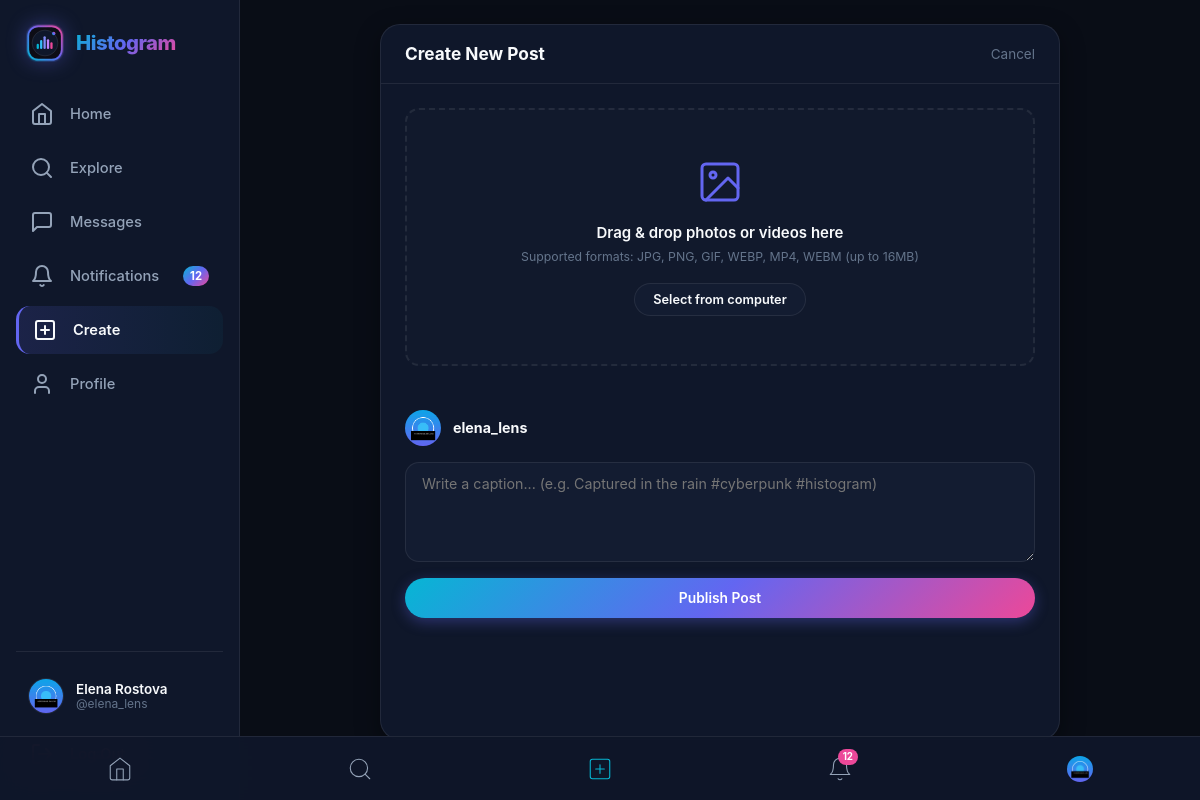
/create (signed in), run on the app's committed database.
### tables this page shows
CREATE TABLE users (
        id INTEGER PRIMARY KEY AUTOINCREMENT,
        username TEXT UNIQUE NOT NULL COLLATE NOCASE,
        email TEXT UNIQUE NOT NULL COLLATE NOCASE,
        password_hash TEXT NOT NULL,
        full_name TEXT,
        bio TEXT,
        profile_picture TEXT DEFAULT 'default_avatar.svg',
        created_at TIMESTAMP DEFAULT CURRENT_TIMESTAMP
    );

### app.py (the view, shortened to what this page needs)
@app.route('/create', methods=['GET', 'POST'])
@login_required
def create_post():
    current_user = get_current_user()
    return render_template('create.html')

### app.py (called while the page is built)
def get_current_user():
    user_id = session.get('user_id')
    if not user_id:
        return None
    return database.query_db("SELECT * FROM users WHERE id = ?", (user_id,), one=True)

def login_required(f):
    @wraps(f)
    def decorated_function(*args, **kwargs):
        if 'user_id' not in session:
            flash("Please log in to access this page.", "warning")
            return redirect(url_for('login', next=request.url))
        return f(*args, **kwargs)
    return decorated_function

@app.context_processor
def inject_global_context():
    current_user = get_current_user()
    unread_notifications = 0
    unread_messages = 0
    if current_user:
        n_row = database.query_db(
            "SELECT COUNT(*) as cnt FROM notifications WHERE user_id = ? AND is_read = 0",
            (current_user['id'],), one=True
        )
        unread_notifications = n_row['cnt'] if n_row else 0
        m_row = database.query_db(
            "SELECT COUNT(*) as cnt FROM messages WHERE receiver_id = ? AND is_read = 0",
            (current_user['id'],), one=True
        )
        unread_messages = m_row['cnt'] if m_row else 0
    return {
        'current_user': current_user,
        'unread_notifications_count': unread_notifications,
        'unread_messages_count': unread_messages,
        'now_year': datetime.now().year
    }

### database.py (called while the page is built)
def get_db_connection():
    conn = sqlite3.connect(DATABASE_PATH)
    conn.row_factory = sqlite3.Row
    conn.execute("PRAGMA foreign_keys = ON;")
    return conn

def query_db(query, args=(), one=False):
    conn = get_db_connection()
    cur = conn.cursor()
    cur.execute(query, args)
    r = cur.fetchall()
    conn.close()
    return (r[0] if r else None) if one else r

### templates/create.html (shortened to what this page needs)
{% extends "base.html" %}
{% block content %}
<div class="create-post-container">
  <div class="create-post-header">
    <h2 style="font-size:1.15rem;font-weight:700;">Create New Post</h2>
    <a href="{{ url_for('home') }}" style="color:var(--text-dim);font-size:0.9rem;">Cancel</a>
  </div>
  <form method="POST" action="{{ url_for('create_post') }}" enctype="multipart/form-data" id="create-post-form">
    <div class="create-dropzone" id="create-dropzone" onclick="document.getElementById('media-input').click()">
      <div style="text-align:center;">
        <p style="font-weight:600;font-size:1rem;margin-bottom:4px;">Drag & drop photos or videos here</p>
        <p style="font-size:0.82rem;color:var(--text-dim);">Supported formats: JPG, PNG, GIF, WEBP, MP4, WEBM (up to 16MB)</p>
      </div>
      <button type="button" class="btn btn-secondary" style="font-size:0.85rem;padding:8px 18px;">Select from computer</button>
    </div>
    <div style="padding:20px 24px;display:flex;flex-direction:column;gap:16px;">
      <div style="display:flex;align-items:center;gap:12px;">
        <img src="{{ url_for('serve_upload', folder='profiles', filename=current_user.profile_picture) }}" style="width:36px;height:36px;border-radius:50%;object-fit:cover;" alt="">
        <span style="font-weight:700;font-size:0.95rem;">{{ current_user.username }}</span>
      </div>
      <div class="form-group" style="margin-bottom:0;">
        <textarea id="caption-input" name="caption" class="textarea-field" placeholder="Write a caption... (e.g. Captured in the rain #cyberpunk #histogram)" maxlength="2200">{{ caption or '' }}</textarea>
      </div>
      <button type="submit" id="submit-post-btn" class="btn btn-primary" style="width:100%;padding:12px;">
        Publish Post
      </button>
    </div>
  </form>
</div>
{% endblock %}

### templates/base.html (shortened to what this page needs)
<!DOCTYPE html>
<html lang="en">
<head>
  <link rel="stylesheet" href="{{ url_for('static', filename='css/style.css') }}">
</head>
<body>
  <div class="app-wrapper">
    {% if current_user %}
    <aside class="app-sidebar">
      <a href="{{ url_for('home') }}" class="brand-container">
        <img src="{{ url_for('static', filename='images/logo.svg') }}" class="brand-logo-svg" alt="Histogram">
        <span class="brand-name">Histogram</span>
      </a>
      <nav class="nav-menu">
        <a href="{{ url_for('home') }}" class="nav-item {% if request.endpoint == 'home' %}active{% endif %}">
          <svg xmlns="http://www.w3.org/2000/svg" viewBox="0 0 24 24" fill="none" stroke="currentColor" stroke-linecap="round" stroke-linejoin="round"><path d="m3 9 9-7 9 7v11a2 2 0 0 1-2 2H5a2 2 0 0 1-2-2z"/><polyline points="9 22 9 12 15 12 15 22"/></svg>
          <span class="nav-label">Home</span>
        </a>
        <a href="{{ url_for('explore') }}" class="nav-item {% if request.endpoint == 'explore' %}active{% endif %}">
          <svg xmlns="http://www.w3.org/2000/svg" viewBox="0 0 24 24" fill="none" stroke="currentColor" stroke-linecap="round" stroke-linejoin="round"><circle cx="11" cy="11" r="8"/><line x1="21" y1="21" x2="16.65" y2="16.65"/></svg>
          <span class="nav-label">Explore</span>
        </a>
        <a href="{{ url_for('messages_page') }}" class="nav-item {% if request.endpoint == 'messages_page' %}active{% endif %}">
          <svg xmlns="http://www.w3.org/2000/svg" viewBox="0 0 24 24" fill="none" stroke="currentColor" stroke-linecap="round" stroke-linejoin="round"><path d="M21 15a2 2 0 0 1-2 2H7l-4 4V5a2 2 0 0 1 2-2h14a2 2 0 0 1 2 2z"/></svg>
          <span class="nav-label">Messages</span>
        </a>
        <a href="{{ url_for('notifications_page') }}" class="nav-item {% if request.endpoint == 'notifications_page' %}active{% endif %}">
          <svg xmlns="http://www.w3.org/2000/svg" viewBox="0 0 24 24" fill="none" stroke="currentColor" stroke-linecap="round" stroke-linejoin="round"><path d="M18 8A6 6 0 0 0 6 8c0 7-3 9-3 9h18s-3-2-3-9"/><path d="M13.73 21a2 2 0 0 1-3.46 0"/></svg>
          <span class="nav-label">Notifications</span>
          {% if unread_notifications_count > 0 %}
            <span class="nav-badge badge-notifications">{{ unread_notifications_count }}</span>
          {% endif %}
        </a>
        <a href="{{ url_for('create_post') }}" class="nav-item {% if request.endpoint == 'create_post' %}active{% endif %}">
          <svg xmlns="http://www.w3.org/2000/svg" viewBox="0 0 24 24" fill="none" stroke="currentColor" stroke-linecap="round" stroke-linejoin="round"><rect x="3" y="3" width="18" height="18" rx="2" ry="2"/><line x1="12" y1="8" x2="12" y2="16"/><line x1="8" y1="12" x2="16" y2="12"/></svg>
          <span class="nav-label">Create</span>
        </a>
        <a href="{{ url_for('profile', username=current_user.username) }}" class="nav-item {% if request.endpoint == 'profile' and request.view_args.get('username') == current_user.username %}active{% endif %}">
          <svg xmlns="http://www.w3.org/2000/svg" viewBox="0 0 24 24" fill="none" stroke="currentColor" stroke-linecap="round" stroke-linejoin="round"><path d="M19 21v-2a4 4 0 0 0-4-4H9a4 4 0 0 0-4 4v2"/><circle cx="12" cy="7" r="4"/></svg>
          <span class="nav-label">Profile</span>
        </a>
      </nav>
      <div class="sidebar-footer">
        <a href="{{ url_for('profile', username=current_user.username) }}" class="user-profile-btn">
          <img src="{{ url_for('serve_upload', folder='profiles', filename=current_user.profile_picture) }}" class="avatar" alt="">
          <div class="user-meta">
            <span class="name">{{ current_user.full_name or current_user.username }}</span>
            <span class="username">@{{ current_user.username }}</span>
          </div>
        </a>
        <a href="{{ url_for('logout') }}" class="nav-item" style="padding:10px 14px;color:var(--accent-red);" title="Log Out">
          <span class="nav-label">Log Out</span>
        </a>
      </div>
    </aside>
    {% endif %}
    <main class="app-main" {% if not current_user %}style="margin-left:0;padding-top:40px;"{% endif %}>
      {% block content %}{% endblock %}
    </main>
  </div>
  {% if current_user %}
  <nav class="mobile-bottom-nav">
    <a href="{{ url_for('home') }}" class="mobile-nav-link {% if request.endpoint == 'home' %}active{% endif %}">
      <svg xmlns="http://www.w3.org/2000/svg" viewBox="0 0 24 24" fill="none" stroke="currentColor" stroke-linecap="round" stroke-linejoin="round"><path d="m3 9 9-7 9 7v11a2 2 0 0 1-2 2H5a2 2 0 0 1-2-2z"/><polyline points="9 22 9 12 15 12 15 22"/></svg>
    </a>
    <a href="{{ url_for('explore') }}" class="mobile-nav-link {% if request.endpoint == 'explore' %}active{% endif %}">
      <svg xmlns="http://www.w3.org/2000/svg" viewBox="0 0 24 24" fill="none" stroke="currentColor" stroke-linecap="round" stroke-linejoin="round"><circle cx="11" cy="11" r="8"/><line x1="21" y1="21" x2="16.65" y2="16.65"/></svg>
    </a>
    <a href="{{ url_for('create_post') }}" class="mobile-nav-link {% if request.endpoint == 'create_post' %}active{% endif %}">
      <svg xmlns="http://www.w3.org/2000/svg" viewBox="0 0 24 24" fill="none" stroke="currentColor" stroke-linecap="round" stroke-linejoin="round"><rect x="3" y="3" width="18" height="18" rx="2" ry="2"/><line x1="12" y1="8" x2="12" y2="16"/><line x1="8" y1="12" x2="16" y2="12"/></svg>
    </a>
    <a href="{{ url_for('notifications_page') }}" class="mobile-nav-link {% if request.endpoint == 'notifications_page' %}active{% endif %}">
      <svg xmlns="http://www.w3.org/2000/svg" viewBox="0 0 24 24" fill="none" stroke="currentColor" stroke-linecap="round" stroke-linejoin="round"><path d="M18 8A6 6 0 0 0 6 8c0 7-3 9-3 9h18s-3-2-3-9"/><path d="M13.73 21a2 2 0 0 1-3.46 0"/></svg>
      {% if unread_notifications_count > 0 %}
        <span class="mobile-badge badge-notifications">{{ unread_notifications_count }}</span>
      {% endif %}
    </a>
    <a href="{{ url_for('profile', username=current_user.username) }}" class="mobile-nav-link {% if request.endpoint == 'profile' and request.view_args.get('username') == current_user.username %}active{% endif %}">
      <img src="{{ url_for('serve_upload', folder='profiles', filename=current_user.profile_picture) }}" style="width:26px;height:26px;border-radius:50%;object-fit:cover;" alt="">
    </a>
  </nav>
  {% endif %}
</body>
</html>

### data on the page
users: profile_picture (picture), full_name "Elena Rostova", username "elena_lens"

### other printed values
{{ unread_notifications_count }} "12"
